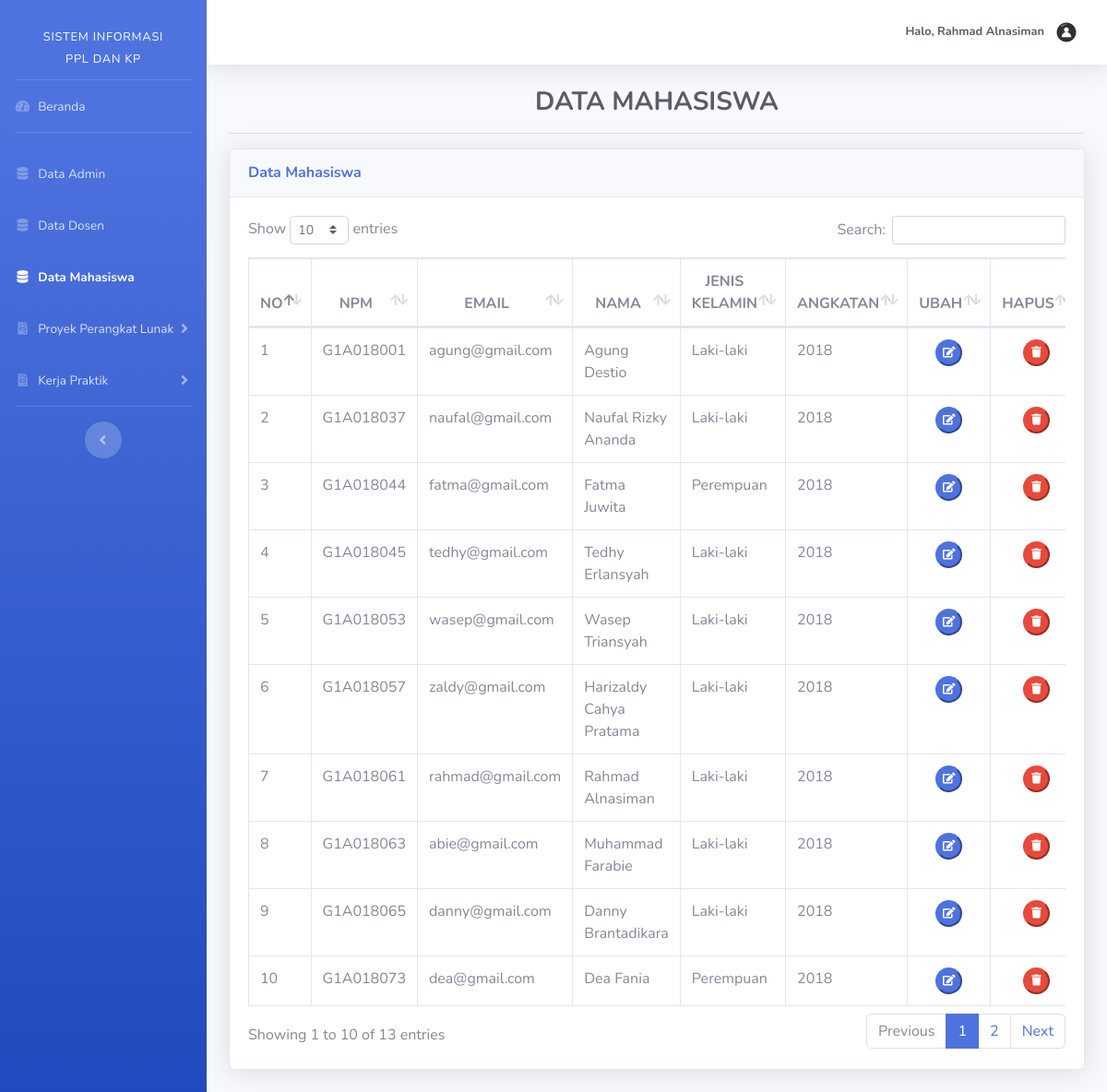
The page /admin/dataMahasiswa.php (signed in) on the database its author committed.
### tables this page shows
CREATE TABLE `tb_user` (
  `id_user` int(11) NOT NULL,
  `email` varchar(50) NOT NULL,
  `username` varchar(25) DEFAULT NULL,
  `nip` varchar(18) DEFAULT NULL,
  `npm` varchar(9) DEFAULT NULL,
  `password` varchar(100) NOT NULL,
  `nama` varchar(50) NOT NULL,
  `jk` enum('L','P') NOT NULL,
  `angkatan` varchar(4) DEFAULT NULL,
  `role_id` enum('1','2','3') NOT NULL
);

### admin/dataMahasiswa.php (the view, shortened to what this page needs)
<?php
    include '../templates/header.php';
    include '../templates/sidebarAdmin.php';
    include 'functionsMahasiswa.php';
    $Mahasiswa = mysqli_query($koneksi, "SELECT * FROM tb_user WHERE role_id='3' ORDER BY npm ASC");
?>
<div class="container-fluid">
    <h3 class="text-dark text-center font-weight-bold">DATA MAHASISWA</h3><hr>
    <div class="card shadow mb-4">
        <div class="card-header py-3">
            <h6 class="m-0 font-weight-bold text-primary">Data Mahasiswa</h6>
        </div>
        <div class="card-body">
            <div class="table-responsive">
                <table class="table table-bordered" id="dataTable" width="100%" cellspacing="0">
                    <thead>
                        <tr class="text-center">
                            <th>NO</th>
                            <th>NPM</th>
                            <th>EMAIL</th>
                            <th>NAMA</th>
                            <th>JENIS KELAMIN</th>
                            <th>ANGKATAN</th>
                            <th>UBAH</th>
                            <th>HAPUS</th>
                        </tr>
                    </thead>
                    <tbody>
                    <?php
                        $no = 1;
                        while ($mahasiswa = mysqli_fetch_array($Mahasiswa)) {
                    ?>
                        <tr>
                            <td><?php echo $no++ ?></td>
                            <td><?php echo strtoupper($mahasiswa['npm']) ?></td>
                            <td><?php echo $mahasiswa['email'] ?></td>
                            <td><?php echo $mahasiswa['nama'] ?></td>
                            <td><?php if($mahasiswa['jk'] == 'L'){
                                echo "Laki-laki";
                            }else {
                                echo "Perempuan";
                            } ?></td>
                            <td><?php echo $mahasiswa['angkatan'] ?></td>
                            <td class="text-center">
                                <a href="ubahMahasiswa.php?id_user=<?php echo $mahasiswa["id_user"]; ?>"><button class="btn-circle btn-primary btn-sm mx-1"><i class="fa fa-edit"></i></button></a>
                            </td>
                            <td class="text-center">
                                <a href="hapusMahasiswa.php?id_user=<?php echo $mahasiswa["id_user"]; ?>" onclick="return confirm('yakin?');"><button class="btn-circle btn-danger btn-sm mx-1"><i class="fa fa-trash"></i></button></a>
                            </td>
                        </tr>
                    <?php } ?>
                    </tbody>
                </table>
            </div>
        </div>
    </div>
</div>
<?php include '../templates/footer.php'; ?>

### templates/header.php (shortened to what this page needs)
<!DOCTYPE html>
<html lang="en">
<head>
  <link href="../assets/vendor/fontawesome-free/css/all.min.css" rel="stylesheet" type="text/css">
  <link href="../assets/css/sb-admin-2.min.css" rel="stylesheet">
  <link href="../assets/vendor/datatables/dataTables.bootstrap4.min.css" rel="stylesheet">
</head>

### templates/sidebarAdmin.php (shortened to what this page needs)
<body id="page-top">
  <div id="wrapper">
    <ul class="navbar-nav bg-gradient-primary sidebar sidebar-dark accordion" id="accordionSidebar">
      <a class="sidebar-brand d-flex align-items-center justify-content-center mt-3" href="dashboard.php">
        <div class="sidebar-brand-text mx-3"><small>Sistem Informasi<br>PPL dan KP</small></div>
      </a>
      <hr class="sidebar-divider my-0">
      <li class="nav-item <?php if($_SERVER['SCRIPT_NAME']=="/admin/dashboard.php") echo 'active'; ?>">
        <a class="nav-link" href="dashboard.php">
          <i class="fas fa-fw fa-tachometer-alt"></i>
          <span>Beranda</span></a>
      </li>
      <hr class="sidebar-divider">
      <li class="nav-item <?php if($_SERVER['SCRIPT_NAME']=="/admin/dataAdmin.php") echo 'active'; ?>">
        <a class="nav-link collapsed" href="dataAdmin.php">
          <i class="fas fa-fw fa-database"></i>
          <span>Data Admin</span>
        </a>
      </li>
      <li class="nav-item <?php if($_SERVER['SCRIPT_NAME']=="/admin/dataDosen.php") echo 'active'; ?>">
        <a class="nav-link collapsed" href="dataDosen.php">
          <i class="fas fa-fw fa-database"></i>
          <span>Data Dosen</span>
        </a>
      </li>
      <li class="nav-item <?php if($_SERVER['SCRIPT_NAME']=="/admin/dataMahasiswa.php") echo 'active'; ?>">
        <a class="nav-link collapsed" href="dataMahasiswa.php">
          <i class="fas fa-fw fa-database"></i>
          <span>Data Mahasiswa</span>
        </a>
      </li>
      <li class="nav-item">
        <a class="nav-link collapsed" href="" data-toggle="collapse" data-target="#collapsePPL" aria-expanded="true" aria-controls="collapseTwo">
          <i class="fas fa-fw fa-file-invoice"></i>
          <span>Proyek Perangkat Lunak</span>
        </a>
      </li>
      <li class="nav-item">
        <a class="nav-link collapsed" href="" data-toggle="collapse" data-target="#collapseKP" aria-expanded="true" aria-controls="collapseTwo">
          <i class="fas fa-fw fa-file-invoice"></i>
          <span>Kerja Praktik</span>
        </a>
      </li>
      <hr class="sidebar-divider d-none d-md-block">
      <div class="text-center d-none d-md-inline">
        <button class="rounded-circle border-0" id="sidebarToggle"></button>
      </div>
    </ul>
    <div id="content-wrapper" class="d-flex flex-column">
      <div id="content">
        <nav class="navbar navbar-expand navbar-light bg-white topbar mb-4 static-top shadow">
          <ul class="navbar-nav ml-auto">
            <li class="nav-item dropdown no-arrow">
              <a class="nav-link dropdown-toggle" href="#" id="userDropdown" role="button" data-toggle="dropdown" aria-haspopup="true" aria-expanded="false">
                <span class="mr-2 d-none d-lg-inline text-dark small font-weight-bold">
                  <?php echo "Halo, ". strval(@$_SESSION['nama']); ?>
                </span>
                <img class="img-profile rounded-circle" src="../assets/img/profil.png">
              </a>
            </li>
          </ul>
        </nav>

### templates/footer.php (shortened to what this page needs)
    </div>
  </div>
</body>
</html>

### rows shown on the page
tb_user: npm "G1A018001", email "agung@gmail.com", nama "Agung Destio", jk "Laki-laki", angkatan "2018"
tb_user: npm "G1A018037", email "naufal@gmail.com", nama "Naufal Rizky Ananda", jk "Laki-laki", angkatan "2018"
tb_user: npm "G1A018044", email "fatma@gmail.com", nama "Fatma Juwita", jk "Perempuan", angkatan "2018"
tb_user: npm "G1A018045", email "tedhy@gmail.com", nama "Tedhy Erlansyah", jk "Laki-laki", angkatan "2018"
tb_user: npm "G1A018053", email "wasep@gmail.com", nama "Wasep Triansyah", jk "Laki-laki", angkatan "2018"
tb_user: npm "G1A018057", email "zaldy@gmail.com", nama "Harizaldy Cahya Pratama", jk "Laki-laki", angkatan "2018"
tb_user: npm "G1A018061", email "rahmad@gmail.com", nama "Rahmad Alnasiman", jk "Laki-laki", angkatan "2018"
tb_user: npm "G1A018063", email "abie@gmail.com", nama "Muhammad Farabie", jk "Laki-laki", angkatan "2018"
tb_user: npm "G1A018065", email "danny@gmail.com", nama "Danny Brantadikara", jk "Laki-laki", angkatan "2018"
tb_user: npm "G1A018073", email "dea@gmail.com", nama "Dea Fania", jk "Perempuan", angkatan "2018"
